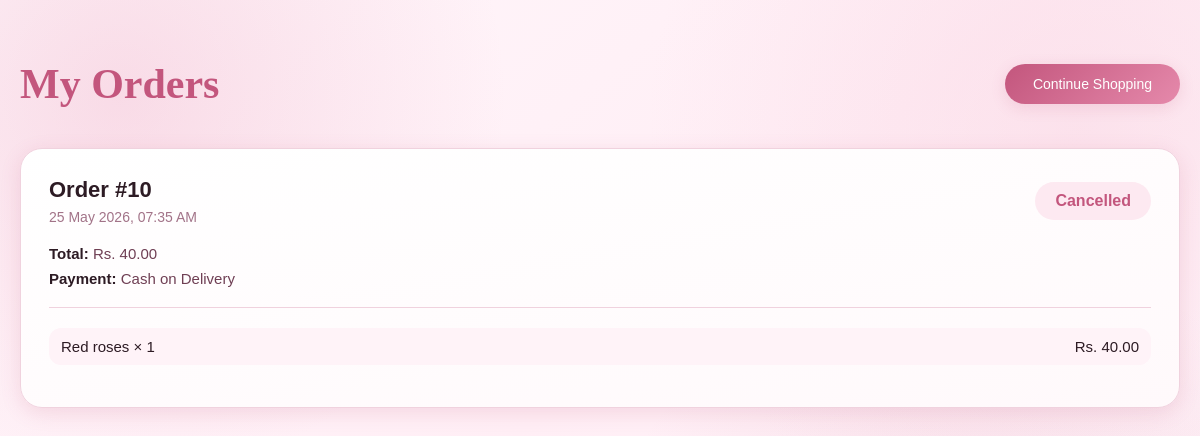
The app's page /orders/ (signed in), older data.
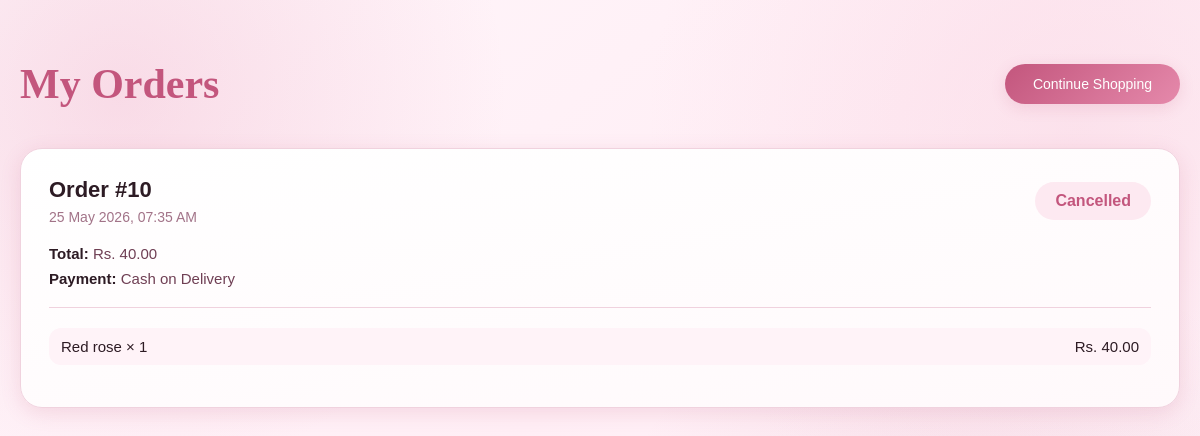
The same page, newer data.
### store/models.py (models this page shows, shortened)
class Order(models.Model):
    PAYMENT_CHOICES = (
        ('cod', 'Cash on Delivery'),
    )
    STATUS_CHOICES = (
        ('pending', 'Pending'),
        ('processing', 'Processing'),
        ('shipped', 'Shipped'),
        ('delivered', 'Delivered'),
        ('cancelled', 'Cancelled'),
    )
    customer = models.ForeignKey(
        Customer,
        on_delete=models.CASCADE,
        related_name='orders'
    )
    full_name = models.CharField(max_length=150)
    phone = models.CharField(max_length=20)
    address = models.TextField()
    city = models.CharField(max_length=100)
    payment_method = models.CharField(
        max_length=20,
        choices=PAYMENT_CHOICES,
        default='cod'
    )
    status = models.CharField(
        max_length=20,
        choices=STATUS_CHOICES,
        default='pending'
    )
    cancelled_at = models.DateTimeField(null=True, blank=True)
    total_amount = models.DecimalField(
        max_digits=10,
        decimal_places=2,
        default=Decimal('0.00')
    )
    is_paid = models.BooleanField(default=False)
    created_at = models.DateTimeField(auto_now_add=True)

class OrderItem(models.Model):
    order = models.ForeignKey(
        Order,
        on_delete=models.CASCADE,
        related_name='items'
    )
    product = models.ForeignKey(
        Product,
        on_delete=models.CASCADE
    )
    quantity = models.PositiveIntegerField(default=1)
    price = models.DecimalField(
        max_digits=10,
        decimal_places=2
    )
    def line_total(self):
        return self.quantity * self.price

class Product(models.Model):
    name = models.CharField(max_length=120)
    category = models.ForeignKey(Category, on_delete=models.CASCADE)
    price = models.DecimalField(max_digits=10, decimal_places=2)
    original_price = models.DecimalField(max_digits=10, decimal_places=2, blank=True, null=True)
    description = models.TextField(blank=True)
    image = models.ImageField(upload_to='products/', blank=True, null=True)
    is_active = models.BooleanField(default=True)

### store/views.py (the view)
# urls.py: path('orders/', views.my_orders_view, name='orders'),
@customer_login_required
def my_orders_view(request):
    orders = Order.objects.filter(
        customer=request.customer
    ).order_by('-created_at')
    return render(request, 'florista/orders.html', {
        'orders': orders
    })

### store/views.py (called while the page is built)
def _current_customer(request):
    customer_id = request.session.get('customer_id')
    if not customer_id:
        return None
    return Customer.objects.filter(id=customer_id, is_active=True).first()

def customer_login_required(view_func):
    @wraps(view_func)
    def _wrapped(request, *args, **kwargs):
        customer = _current_customer(request)
        if not customer:
            messages.warning(request, 'Please sign in first.')
            return redirect(f"{reverse('login')}?next={request.path}")
        request.customer = customer
        return view_func(request, *args, **kwargs)
    return _wrapped

### templates/florista/orders.html (shortened to what this page needs)
<!DOCTYPE html>
{% load static %}
{% load tz %}
<html lang="en">
<head>
    <link rel="stylesheet" href="{% static 'css/style.css' %}">
</head>
<body>
<section class="orders-section">
    <div class="orders-top">
        <h1 class="orders-title">
            My Orders
        </h1>
        <a href="{% url 'home' %}" class="back-btn">
            Continue Shopping
        </a>
    </div>
    {% if orders %}
        <div class="orders-grid">
            {% for order in orders %}
            <div class="order-card">
                <div class="order-header">
                    <div>
                        <h2>
                            Order #{{ order.id }}
                        </h2>
                        <p class="order-date">
                            {{ order.created_at|localtime|date:"d M Y, h:i A" }}
                        </p>
                    </div>
                    <div class="status-badge">
                        {{ order.status }}
                    </div>
                </div>
                <div class="order-info">
                    <p>
                        <strong>Total:</strong>
                        Rs. {{ order.total_amount }}
                    </p>
                    <p>
                        <strong>Payment:</strong>
                        {{ order.get_payment_method_display }}
                    </p>
                </div>
                <div class="items-box">
                    {% for item in order.items.all %}
                    <div class="item-row">
                        <span>
                            {{ item.product.name }} × {{ item.quantity }}
                        </span>
                        <span>
                            Rs. {{ item.line_total }}
                        </span>
                    </div>
                    {% endfor %}
                </div>
            </div>
            {% endfor %}
        </div>
    {% endif %}
</section>
</body>
</html>

### static/css/style.css (style rules this page uses)
*, *::before, *::after { box-sizing: border-box; margin: 0; padding: 0; }
:root { --pink-deep: #c3567d; --pink-mid: #e589ab; --pink-light: #f6c8d9; --pink-pale: #fde9f1; --pink-blush: #fff3f8; --white: #ffffff; --warm-white: #fff9fc; --text-dark: #2d1b24; --text-mid: #6f3f54; --text-soft: #a27388; --border: #f0d2de; --shadow: rgba(195, 86, 125, 0.16); }
html { scroll-behavior: smooth; }
body { font-family: 'Jost', sans-serif; background: radial-gradient(circle at 10% 12%, rgba(229,137,171,0.24) 0%, transparent 30%), radial-gradient(circle at 90% 16%, rgba(246,200,217,0.36) 0%, transparent 34%), radial-gradient(circle at 82% 84%, rgba(195,86,125,0.18) 0%, transparent 35%), linear-gradient(140deg, #fff7fb 0%, #ffeef5 48%, #fff8fc 100%); color: var(--text-dark); overflow-x: hidden; background-attachment: fixed; }
.orders-section { max-width: 1200px; margin: auto; padding: 60px 20px; }
.orders-top { display: flex; justify-content: space-between; align-items: center; margin-bottom: 40px; flex-wrap: wrap; gap: 20px; }
.orders-title { font-family: 'Cormorant Garamond', serif; font-size: 42px; color: var(--pink-deep); font-weight: 600; }
.back-btn { background: linear-gradient(135deg, var(--pink-deep), var(--pink-mid)); color: white; padding: 12px 28px; border-radius: 50px; text-decoration: none; font-weight: 500; font-size: 14px; transition: all 0.3s ease; box-shadow: 0 4px 15px var(--shadow); }
.orders-grid { display: grid; gap: 25px; }
.order-card { background: linear-gradient(170deg, #ffffff 0%, #fff9fb 100%); border-radius: 22px; padding: 28px; border: 1px solid var(--border); box-shadow: 0 5px 20px var(--shadow); opacity: 0; transform: translateY(25px); animation: fadeUp 0.6s ease forwards; transition: all 0.3s ease; }
.order-card:nth-child(1) { animation-delay: 0.1s; }
.order-header { display: flex; justify-content: space-between; align-items: center; margin-bottom: 20px; flex-wrap: wrap; gap: 15px; }
.order-header h2 { margin-bottom: 6px; font-size: 22px; color: var(--text-dark); transition: 0.3s ease; }
.order-date { color: var(--text-soft); font-size: 14px; }
.status-badge { background: var(--pink-pale); color: var(--pink-deep); padding: 10px 20px; border-radius: 50px; font-weight: 600; text-transform: capitalize; transition: all 0.3s ease; }
.order-info { margin-bottom: 20px; }
.order-info p { margin: 8px 0; font-size: 15px; color: var(--text-mid); }
.order-info strong { color: var(--text-dark); }
.items-box { border-top: 1px solid var(--border); padding-top: 20px; }
.item-row { display: flex; justify-content: space-between; margin-bottom: 14px; font-size: 15px; padding: 10px 12px; border-radius: 12px; transition: all 0.3s ease; background: var(--pink-blush); }

Row changes from the older to the newer data that the page shows:
changed through a linked row, OrderItem: product.name "Red roses" → "Red rose"
